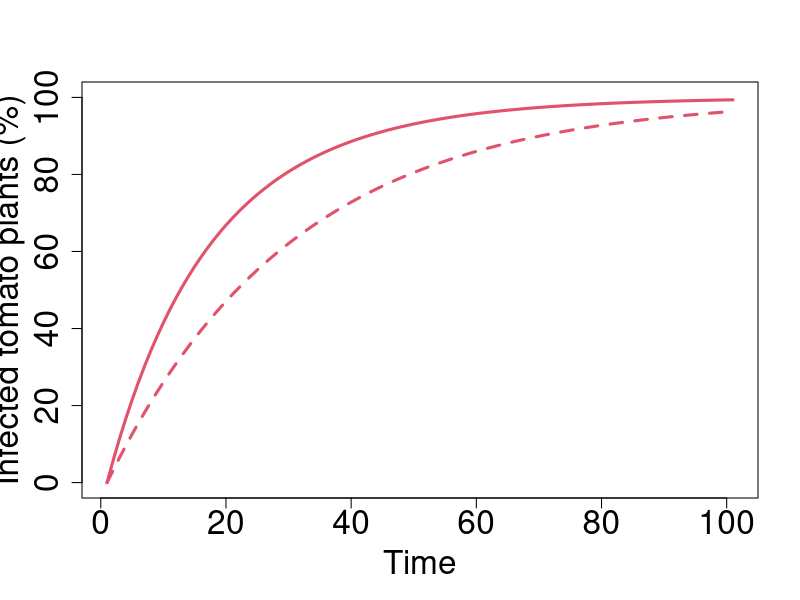
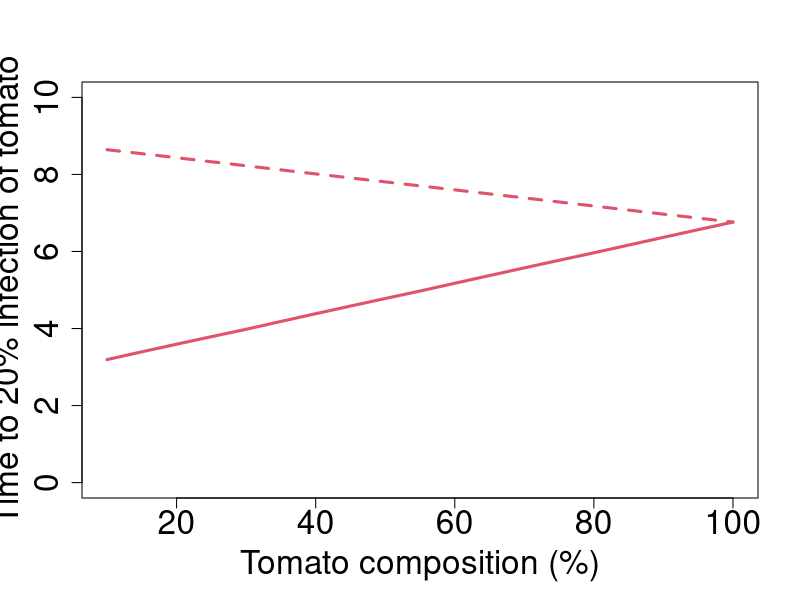

The R script that drew these images, in order:
## Mean probing duration (Nonviruliferous BLH)
NPro_B=939/86400
NPro_T=1039/86400
NPro=NPro_B+NPro_T

## Mean probing duration (Viruliferous BLH)
VPro_B=473/86400
VPro_T=1295/86400
VPro=VPro_B+VPro_T

## Relative proging preference (Nonviruliferous BLH)
NBT_T=0.4
NBT_B=0.6

## Relative probing preference (Viruliferous BLH)
VBT_T=0.53
VBT_B=0.47

## Preference for infection status of plants
VtoN=VtoV=NtoV=NtoN=0.5

# Transmission rate
prob=0.38

# Tomato composition (10 to 100%)
composition=seq(0.1,1,0.05)

# Initial number of viruliferous BLH
BLH=10

# Initial number of plants
ini_plant=100

# Running time
Time=100

##################################################################################
## Manipulated
F_V_T=F_N_T=NULL
Time_V=F_Time_V=NULL
Final_BT_T=NULL


for(k in composition){
	# Parameter initialize
	Time_V=NULL

	N_T=ini_plant*k
	N_B=ini_plant*(1-k)
	V_T=V_B=0

	for(i in 1:Time){
		V_T[i+1]=V_T[i]+(VBT_T*VtoN*N_T[i]*VPro_T/((VBT_T*VtoN*N_T[i]*VPro_T+VBT_T*VtoV*V_T[i]*VPro_T)+(VBT_B*VtoN*VPro_B*(ini_plant*(1-k))))*prob*BLH)	# Number of infected tomato plants
		N_T[i+1]=N_T[1]-V_T[i+1]	# Number of non-infected tomato plants
	}

	Time_V=sum(V_T<=0.2*ini_plant*k)	# Time to 20% infection

	F_V_T=rbind(F_V_T,V_T)
	F_N_T=rbind(F_N_T,N_T)

	F_Time_V=rbind(F_Time_V,Time_V)

	Final_BT_T=rbind(Final_BT_T,V_T/(k*100))	# Proportion of infected tomato plants

}

###############################################################################
## Innate (without manipulated preference)

# Parameter define
F_V_T2=F_N_T2=NULL
Time_V2=F_Time_V2=NULL
Final_BT_T2=NULL

for(k in composition){

	# Parameter initialize
	Time_V2=NULL
	N_T2=ini_plant*k
	N_B2=ini_plant*(1-k)
	V_T2=V_B2=0

	for(i in 1:Time){
		V_T2[i+1]=V_T2[i]+(NBT_T*NtoN*N_T2[i]*NPro_T/((NBT_T*VtoN*N_T2[i]*NPro_T+NBT_T*VtoV*V_T2[i]*NPro_T)+(NBT_B*NtoN*NPro_B*(ini_plant*(1-k))))*prob*BLH)	# Number of infected tomato plants
		N_T2[i+1]=N_T2[1]-V_T2[i+1]	# Number of non-infected tomato plants
	}

	Time_V2=c(Time_V2,sum(V_T2<=0.2*ini_plant*k))	# Time to 20% infection

	F_V_T2=rbind(F_V_T2,V_T2)
	F_N_T2=rbind(F_N_T2,N_T2)
	F_Time_V2=rbind(F_Time_V2,Time_V2)

	Final_BT_T2=rbind(Final_BT_T2,V_T2/(k*100))	# Proportion of infected tomato plants

}

####################################################################
###### Graph
####################################################################
## 1. BCTV-infected tomato plants(%)

Graph_BT_T=apply(Final_BT_T,2,mean)
Graph_BT_T2=apply(Final_BT_T2,2,mean)

plot(Graph_BT_T*100,xlab="Time",ylab='Infected tomato plants (%)',type='l',lwd=3,cex.axis=2,cex.lab=2,ylim=range(0,100),col=2)
lines(Graph_BT_T2*100,lwd=3,col=2,lty=2)


#########################################
## 2. Time to 20% infected tomato

infection=0.2

Graph_BT_Time=NULL
for(i in 1:length(composition)){
	n=max(which(Final_BT_T[i,]<0.2))
	a=Final_BT_T[i,n+1]-Final_BT_T[i,n]
	b=infection-Final_BT_T[i,n]
	Graph_BT_Time[i]=n+(b/a)
}

Graph_BT_Time2=NULL
for(i in 1:length(composition)){
	n=max(which(Final_BT_T2[i,]<0.2))
	a=Final_BT_T2[i,n+1]-Final_BT_T2[i,n]
	b=infection-Final_BT_T2[i,n]
	Graph_BT_Time2[i]=n+(b/a)
}

plot(composition*100,Graph_BT_Time,ylim=range(0,10),xlab='Tomato composition (%)',ylab='Time to 20% infection of tomato',type='l',lwd=3,cex.axis=2,cex.lab=2,col=2)
lines(composition*100,Graph_BT_Time2,lty=2,lwd=3,col=2)




